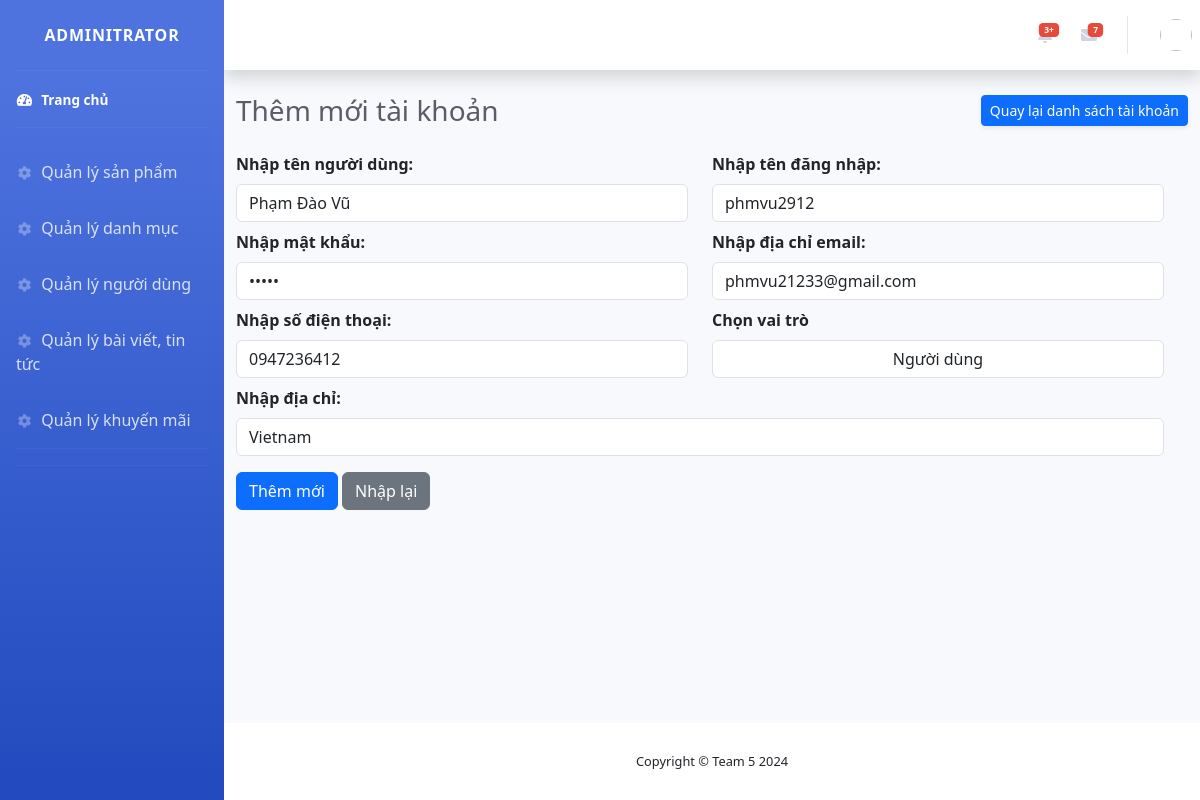
/admin/?act=users-edit&id=2 (signed in), run on the app's committed database.
### tables this page shows
CREATE TABLE `nguoi_dung` (
  `id_nguoi_dung` int(11) NOT NULL,
  `ten_dang_nhap` varchar(50) NOT NULL,
  `ten_nguoi_dung` varchar(50) NOT NULL,
  `mat_khau` varchar(10) NOT NULL,
  `dia_chi` varchar(100) NOT NULL,
  `sdt` varchar(10) NOT NULL,
  `email` varchar(50) NOT NULL,
  `vai_tro` tinyint(1) NOT NULL DEFAULT 1
);

### admin/controllers/UsersController.php (called while the page is built, shortened)
<?php
function userUpdate($id) {
    $user = showOneUser('nguoi_dung', $id);
    require_once PATH_VIEW_ADMIN . 'layouts/master.php';
};

### admin/index.php (called while the page is built, shortened)
<?php
require_once '../commons/model.php';
$act = $_GET['act'] ?? '/';
match ($act) {
    '/' => dashboard(),
    'login' => authenShowFormLogin(),
    'logout' => authenLogout(),
    'products' => productsListAll(),
    'products-edit' => productsEdit($_GET['id']),
    'products-add' => productsCreate(),
    'products-delete' => productsDelete($_GET['id']),
    'products-details' => productsListOne($_GET['id']),
    'catalogues' => cataloguesListAll(),
    'catalogues-add' => cataloguesCreate(),
    'catalogues-edit' => cataloguesEdit($_GET['id']),
    'catalogues-delete' => cataloguesDelete($_GET['id']),
    'users' => usersListAll(),
    'users-details' => usersListOne($_GET['id']),
    'users-add' => userCreate(),
    'users-edit' => userUpdate($_GET['id']),
    'users-delete' => userDelete($_GET['id']),
    'news' => newsListAll(),
    'news-edit' => newsEdit($_GET['id']),
    'news-add' => newsCreate(),
    'news-delete' => newsDelete($_GET['id']),
    'vouchers' => vouchersList(),
    'vouchers-edit' => voucherEdit($_GET['id']),
    'vouchers-add' => voucherCreate(),
    'vouchers-delete' => voucherDelete($_GET['id']),
    'vouchers-details' => voucherListOne($_GET['id']),
};

### commons/model.php (called while the page is built, shortened)
<?php
if (!function_exists('showOneUser')) {
    function showOneUser($tableName, $id)
    {
        try {
            $sql = "SELECT * FROM $tableName WHERE id_nguoi_dung = :id_nguoi_dung LIMIT 1";
            $stmt = $GLOBALS['conn']->prepare($sql);
            $stmt->bindParam(":id_nguoi_dung", $id);
            $stmt->execute();
            return $stmt->fetch();
        } catch (\Exception $e) {
            debug($e);
        }
    }
}

### admin/views/users/update.php (the view, shortened to what this page needs)
<div class="container-fluid">
    <div class="d-sm-flex align-items-center justify-content-between mb-4">
        <h1 class="h3 mb-0 text-gray-800">Thêm mới tài khoản</h1>
        <a href="?act=users" class="d-none d-sm-inline-block btn btn-sm btn-primary shadow-sm">Quay lại danh sách tài khoản</a>
    </div>
    <div class="row">
        <form action="" method="POST" class="row">
            <div class="col-6 mb-2">
                <label for="inputName" class="form-label font-weight-bold">Nhập tên người dùng:</label>
                <input type="text" class="form-control" id="inputName" name="name" value="<?= $user['ten_nguoi_dung'] ?>">
            </div>
            <div class="col-6 mb-2">
                <label for="inputUser" class="form-label font-weight-bold">Nhập tên đăng nhập:</label>
                <input type="text" class="form-control" id="inputUser" name="user" value="<?= $user['ten_dang_nhap'] ?>">
            </div>
            <div class="col-6 mb-2">
                <label for="inputPass" class="form-label font-weight-bold">Nhập mật khẩu:</label>
                <input type="password" class="form-control" id="inputPass" name="pass" value="<?= $user['mat_khau'] ?>">
            </div>
            <div class="col-6 mb-2">
                <label for="inputEmail" class="form-label font-weight-bold">Nhập địa chỉ email:</label>
                <input type="email" class="form-control" id="inputEmail" name="email" value="<?= $user['email'] ?>">
            </div>
            <div class="col-6 mb-2">
                <label for="inputPhone" class="form-label font-weight-bold">Nhập số điện thoại:</label>
                <input type="number" class="form-control" id="inputPhone" name="phone" value="<?= $user['sdt'] ?>">
            </div>
             <div class="col-6 mb-2">
                <label for="inputState" class="form-label font-weight-bold">Chọn vai trò</label>
                <select id="inputState" class="form-control text-center" name="type">
                    <option name="" <?= $user['vai_tro'] == 1 ? 'selected' : null ?> value="<?= $user['vai_tro'] ?>">Người dùng</option>
                </select>
            </div>
            <div class="col-12 mb-3">
                <label for="inputLocation" class="form-label font-weight-bold">Nhập địa chỉ:</label>
                <input type="text" class="form-control" id="inputLocation" name="location" value="<?= $user['dia_chi'] ?>">
            </div>
            <div class="col-12 mb-2">
                <button type="submit" class="btn btn-primary">Thêm mới</button>
                <button type="reset" class="btn btn-secondary">Nhập lại</button>
            </div>
        </form>
    </div>
</div>

### data on the page
nguoi_dung: name "Phạm Đào Vũ", user "phmvu2912", email "phmvu21233@gmail.com", phone "0947236412", type "Người dùng", location "Vietnam"
